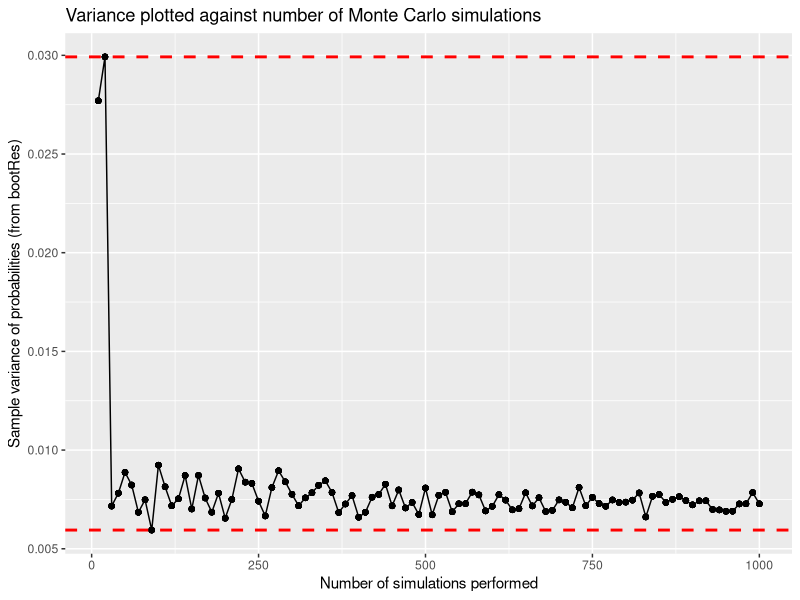
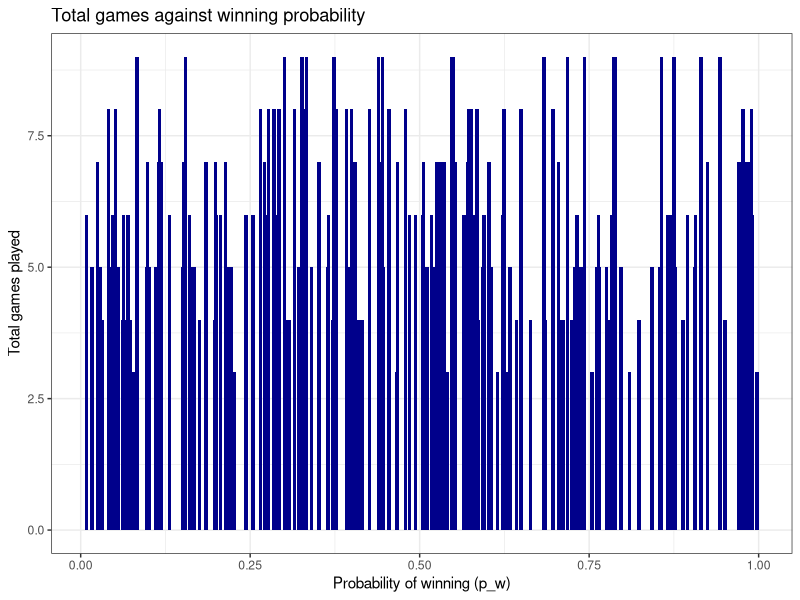
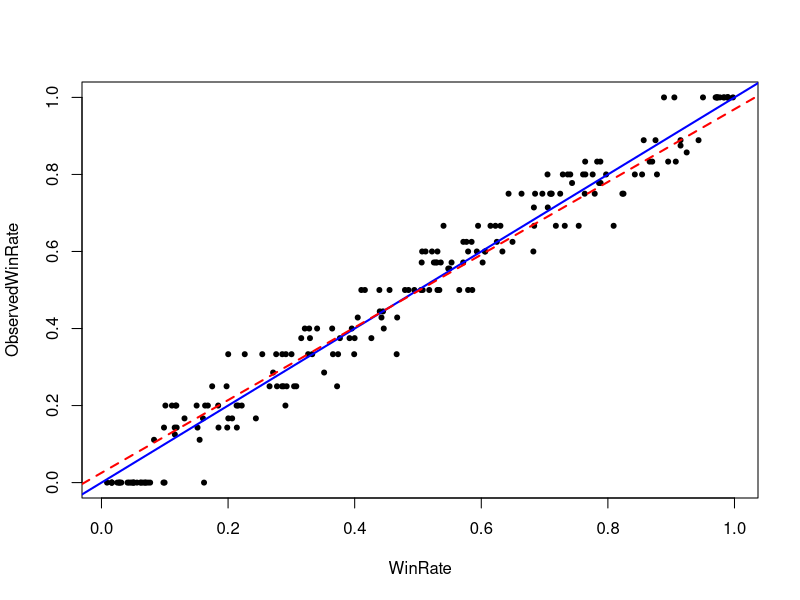

Write R code to recreate these figures, in order.
## ---- chunk 1

knitr::opts_chunk$set(echo = FALSE)


## ---- chunk 2
library(parallel)
library(ggplot2)
library(dplyr)
## ---- chunk 3

## Compute the probability that X > Y , i.e. Pr(X > Y):

num_sim = 50000

set.seed(314)

## create a vector of length num_sim of all zeros:
P_hat <- rep(0, num_sim) 

for(i in 1:num_sim){

X <- rnorm(1, mean=4, sd=sqrt(10))
Y <- runif(1, min=2, max=8)

if(X>Y){
  
  P_hat[i] <- 1
  
      }
}

Prob1 <- print(sum(P_hat)/num_sim)

prob1 <- 100*Prob1

## ---- chunk 4
## (Parallelise this using sapply: sapply(x, function))

set.seed(314)

## size of sample (from which bootstrap from)
Size = 30 

## create vectors of probabilities:
x <- rnorm(Size, mean=4, sd=sqrt(10))
y <- runif(Size, min=2, max=8)

## store in data.frame:
obsData <- data.frame(x, y) 


## no. of increasing bootstrapping samples 
#NRepeat = c(10, 20, 30, 50, 75, 100, 150, 200, 350, 500, 750, 1000) 

## Max nbr of simulations performed
L=1000

## vector of number of simulations. We calculate for each entry the variance of the 
## resulting probability vector bootRes.
NRepeat = seq(10, L, by = 10)

## Column of results (probabilities of each bootstrap iteration)
bootRes <- matrix(data = 0, nrow = Size, ncol = 1) 

## create vectors for later use
S <- rep(0, Size)
VarResults <- c()


## Loop across all samples:
for (h in 1:length(NRepeat)) {
  

for (i in 1:NRepeat[h]){
  
  ## Resample with replacement:
  bootData <- obsData[sample(x = Size, size = Size, replace = T),]
  
  
  ## calculate the probability associated with this new shuffled data:
  for (j in 1:nrow(bootData)){
    
    if(bootData[j,1] > bootData[j,2]){
      
      S[j] <- 1
      
    }}
  
  
  ## calculate and store probabilities:
  bootRes[i] <- (sum(S)/Size)
  
  ## reset this vector for the next loop:
  S <- rep(0, Size) 
  
  
  
}
  ## calculate the variance and note how it decreases w.r.t. to nbr. of bootstraps:
  VarResults[h] <- var((bootRes))   
} 

## ---- chunk 5

Data.Var <- data.frame(VarResults, NRepeat, bootRes)

ggplot(Data.Var, aes(x=NRepeat, y=VarResults)) +
     geom_line() +
     geom_point()+
     xlab("Number of simulations performed") +
     ylab("Sample variance of probabilities (from bootRes)")+
     ggtitle("Variance plotted against number of Monte Carlo simulations")+
     geom_hline(yintercept = min(VarResults), color='red', lty='dashed', lwd=1)+
     geom_hline(yintercept = max(VarResults), color='red', lty='dashed', lwd=1)


## ---- chunk 6
## no. of competitions entered :
N_Repeat <- 200

## for increasing win rate **


## For one game:

Loop <- function (j){
  
  set.seed(j)
  
  WINorLOSS = c()
  
  ## fixed prob over all games
  pw <- runif(n = 1, min = 0, max = 1)  
  pl <- 1 - pw  
  
  ## create vector of two random probabilities: pw or pl
  r = 50
  x = rep(c(pw,pl), each= r)
  
  
  ## Randomize probabilities:
  
  ## sample our x vector 
  rand <- sample(x)         
  
  Total_game = c()
  
## Loop over games played:  
  
for (i in 1:9) {
    
    if (rand[i] == pw){
      
      WINorLOSS <- c(WINorLOSS, 1)
      
    } 
    
    if (rand[i] == pl){
      WINorLOSS <- c(WINorLOSS, 0)
    } 
    
## check each loop whether we need to terminate the game (if win = 7 or loss = 3):
  
    if (sum(length(WINorLOSS[WINorLOSS == 1])) == 7 | sum(length(WINorLOSS[WINorLOSS == 0])) == 3){
      
      Prob_perGame = c()     
      Prob_perGame <- pw
      Total_game <- length(WINorLOSS)
      {break}
      
    }
    
}
  
  z1 <- Total_game
  
  z2 <- pw  
  
  ## games won:
  z3 <- z1*z2 
  
  ## games lost
  z4 <- z1 - z3 
  
  Z <- data.frame(z1, z2, z3, z4)
  
}

## create 4 new vectors:

Tgames = c()
pWin = c()
game_won = c()
game_lost = c()

## Simulate multiple tournaments:
for (k in 1:N_Repeat) {
  
  ## pull out nbr of games:
  Tgames[k] <- dplyr::pull(Loop(k), z1)  
  
  ## pull out win rate:
  pWin[k] <- dplyr::pull(Loop(k), z2)  
  
  ## pull out win count:
  game_won[k] <- dplyr::pull(Loop(k), z3)  
  
  ## pull out loss count:
  game_lost[k] <- dplyr::pull(Loop(k), z4)  
  
} 

## Round to nearest integer:
game_won <- round(game_won) 
game_lost <- round(game_lost)

WinRate <- pWin

## Use to compare to the expected win rate pw :
ObservedWinRate  <- game_won/Tgames
## ---- chunk 7

## plot total games against pw (create data frame first):

Data_WT <- data.frame(WinRate, Tgames, game_won)


## How do different win rates affect the number of games played:

theme_set(theme_bw())
ggplot(Data_WT) +
   geom_col(aes(WinRate, Tgames), width = 0.005, fill ="darkblue")+
   labs(y="Total games played", 
        x="Probability of winning (p_w)", 
        title="Total games against winning probability")


## ---- chunk 8
## Comment on the observed win rate relative to the assumed win rate p:

plot(WinRate, ObservedWinRate, pch = 20)

## diagonal line y = x:
abline(a=0, b=1, col = "blue", lwd = 2) 

## fitted line:
abline(lm(WinRate ~ ObservedWinRate), col = "red", lty = 2, lwd = 2) 
